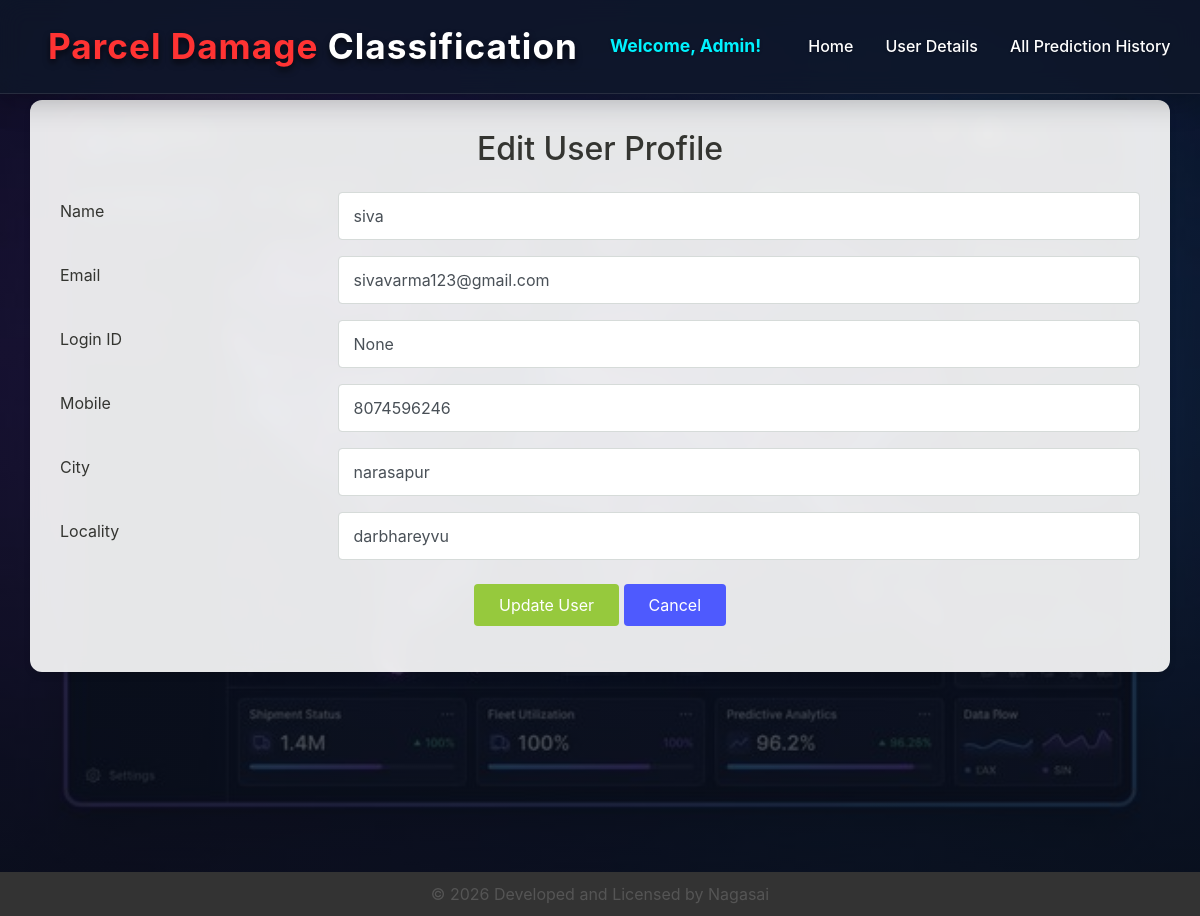
/EditUser/?uid=2, run on the app's committed database.
### users/models.py (models this page shows, shortened)
class UserRegistrationModel(models.Model):
    name = models.CharField(unique=True, max_length=100)
    loginid = models.CharField(unique=True, max_length=100, null=True, blank=True)
    password = models.CharField(max_length=100)
    mobile = models.CharField(unique=True, max_length=100)
    email = models.CharField(unique=True, max_length=100)
    locality = models.CharField(max_length=100)
    address = models.CharField(max_length=1000)
    city = models.CharField(max_length=100)
    state = models.CharField(max_length=100)
    status = models.CharField(max_length=100)
    otp_code = models.CharField(max_length=6, null=True, blank=True)
    otp_created_at = models.DateTimeField(null=True, blank=True)
    class Meta:
        db_table = 'UserRegistrations'

### admins/views.py (the view)
# urls.py: path("EditUser/", admins.EditUser, name="EditUser"),
def EditUser(request):
    if request.method == 'GET':
        uid = request.GET.get('uid')
        user = UserRegistrationModel.objects.get(id=uid)
        return render(request, 'admins/EditUser.html', {'user': user})

### assets/templates/admins/EditUser.html (shortened to what this page needs)
{% extends 'admins/adminbase.html' %}
{% load static %}
{% block user_list %}active{% endblock %}
{% block content %}
<div class="container jumbotron wow fadeInUp" data-wow-duration="1s">
    <h2 class="text-center mb-4 text-dark">Edit User Profile</h2>
    <form action="{% url 'EditUserAction' %}" method="POST">
        <div class="form-group row">
            <label class="col-md-3 col-form-label text-dark">Name</label>
            <div class="col-md-9">
                <input type="text" class="form-control" name="name" value="{{ user.name }}" required>
            </div>
        </div>
        <div class="form-group row">
            <label class="col-md-3 col-form-label text-dark">Email</label>
            <div class="col-md-9">
                <input type="email" class="form-control" name="email" value="{{ user.email }}" required>
            </div>
        </div>
        <div class="form-group row">
            <label class="col-md-3 col-form-label text-dark">Login ID</label>
            <div class="col-md-9">
                <input type="text" class="form-control" name="loginid" value="{{ user.loginid }}" required>
            </div>
        </div>
        <div class="form-group row">
            <label class="col-md-3 col-form-label text-dark">Mobile</label>
            <div class="col-md-9">
                <input type="text" class="form-control" name="mobile" value="{{ user.mobile }}" required>
            </div>
        </div>
        <div class="form-group row">
            <label class="col-md-3 col-form-label text-dark">City</label>
            <div class="col-md-9">
                <input type="text" class="form-control" name="city" value="{{ user.city }}" required>
            </div>
        </div>
        <div class="form-group row">
            <label class="col-md-3 col-form-label text-dark">Locality</label>
            <div class="col-md-9">
                <input type="text" class="form-control" name="locality" value="{{ user.locality }}" required>
            </div>
        </div>
        <div class="form-group row mt-4">
            <div class="col-md-12 text-center">
                <button type="submit" class="btn btn-success">Update User</button>
                <a href="{% url 'ViewRegisteredUsers' %}" class="btn btn-secondary">Cancel</a>
            </div>
        </div>
    </form>
</div>
{% endblock %}

### assets/static/css/theme.css (style rules this page uses)
:root { --primary: #00D9A5; --accent: #FF3D85; --secondary: #4E5AFE; --warning: #EED818; --info: #05B4E1; --danger: #FF4943; --success: #96C93D; --dark: #343531; --light: #F5F9F6; --cs: #596261; --grey: #6E807A; }
body { font-family: "Source Sans Pro", sans-serif; line-height: 1.5; color: #343531; }
a { color: #07be94; text-decoration: none; background-color: transparent; }
.text-dark { color: #343531 !important; }
.btn-secondary { color: #fff; background-color: #4E5AFE; border-color: transparent; }
.btn-success { color: #fff; background-color: #96C93D; border-color: transparent; }
.btn { padding: 8px 24px; }
.form-control { padding: 8px 15px; height: calc(1.5em + 1.375rem + 2px); border-color: #d6dbd9; }

### assets/templates/admins/EditUser.html (style rules this page uses)
.jumbotron { font-family: -apple-system, BlinkMacSystemFont, 'Segoe UI', Roboto, sans-serif; background: rgba(255, 255, 255, 0.9); backdrop-filter: blur(10px); margin-top: 100px; border-radius: 12px; padding: 30px; box-shadow: 0 4px 6px rgba(0,0,0,0.1); }

### data on the page
UserRegistrationModel: name "siva", email "sivavarma123@gmail.com", loginid "None", mobile "8074596246", city "narasapur", locality "darbhareyvu"
